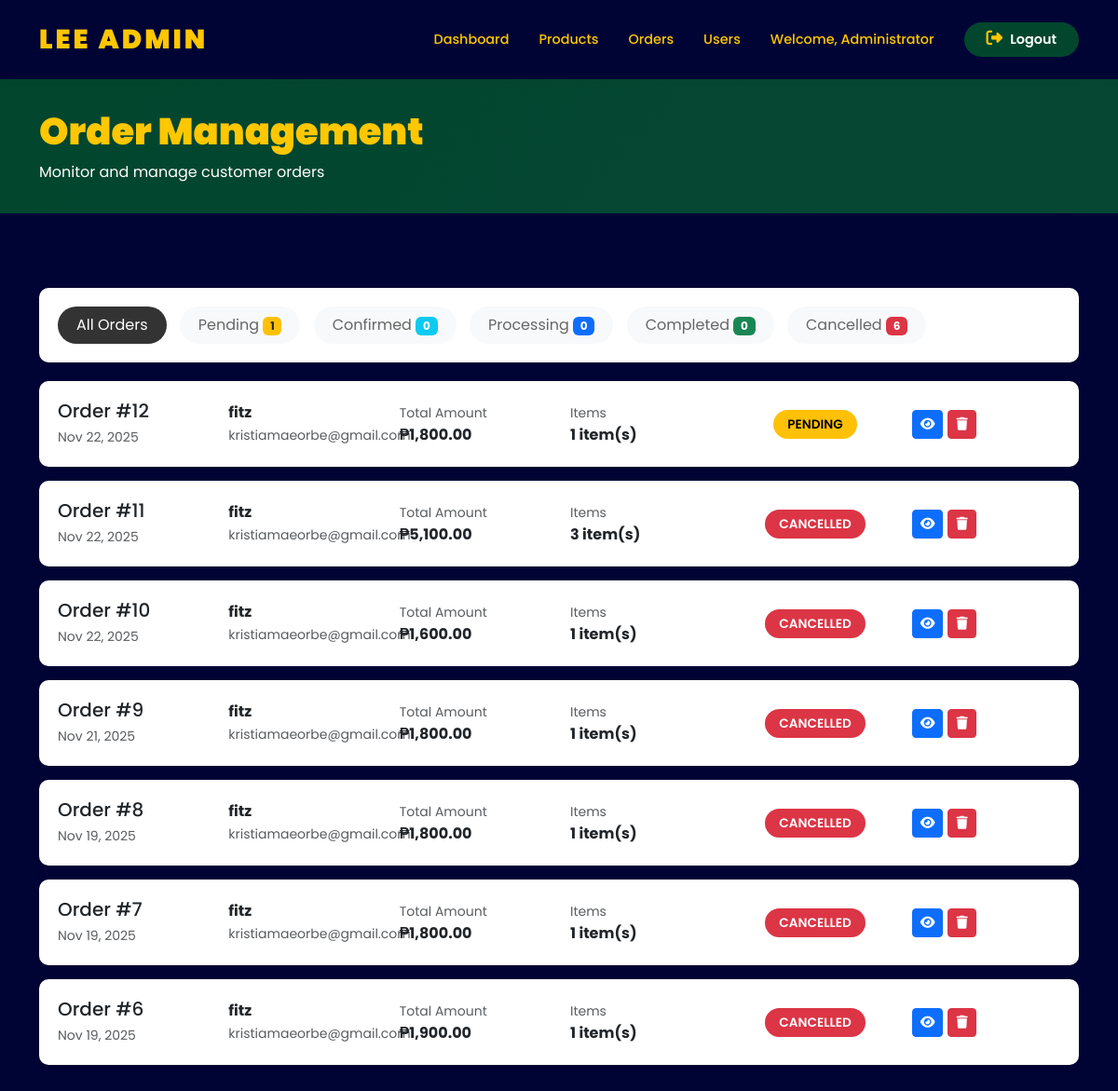
The app's page /admin/orders.php (signed in) with its own data.
### tables this page shows
CREATE TABLE `orders` (
  `id` int(11) NOT NULL,
  `user_id` int(11) NOT NULL,
  `total_amount` decimal(10,2) NOT NULL,
  `status` enum('pending','confirmed','processing','completed','cancelled') DEFAULT 'pending',
  `shipping_address` text NOT NULL,
  `payment_method` varchar(50) NOT NULL,
  `gcash_screenshot` varchar(255) DEFAULT NULL,
  `created_at` timestamp NOT NULL DEFAULT current_timestamp(),
  `updated_at` timestamp NOT NULL DEFAULT current_timestamp() ON UPDATE current_timestamp()
);

CREATE TABLE `users` (
  `id` int(11) NOT NULL,
  `username` varchar(50) NOT NULL,
  `email` varchar(100) NOT NULL,
  `password` varchar(255) NOT NULL,
  `full_name` varchar(100) NOT NULL,
  `role` enum('admin','user') DEFAULT 'user',
  `created_at` timestamp NOT NULL DEFAULT current_timestamp(),
  `updated_at` timestamp NOT NULL DEFAULT current_timestamp() ON UPDATE current_timestamp()
);

### config/database.php (called while the page is built, shortened)
<?php
function formatPrice($price) {
    return '₱' . number_format($price, 2);
}
?>

### admin/orders.php (the view, shortened to what this page needs)
<?php
require_once '../config/database.php';
$status_filter = isset($_GET['status']) ? $_GET['status'] : 'all';
$where_clause = $status_filter !== 'all' ? "WHERE o.status = ?" : "";
$orders_query = "SELECT o.*, u.username, u.full_name, u.email,
                 COUNT(oi.id) as item_count
                 FROM orders o
                 JOIN users u ON o.user_id = u.id
                 LEFT JOIN order_items oi ON o.id = oi.order_id
                 $where_clause
                 GROUP BY o.id
                 ORDER BY o.created_at DESC";
$stmt = $conn->prepare($orders_query);
$stmt->execute();
$orders = $stmt->get_result();
$pending_count = $conn->query("SELECT COUNT(*) as count FROM orders WHERE status = 'pending'")->fetch_assoc()['count'];
$confirmed_count = $conn->query("SELECT COUNT(*) as count FROM orders WHERE status = 'confirmed'")->fetch_assoc()['count'];
$processing_count = $conn->query("SELECT COUNT(*) as count FROM orders WHERE status = 'processing'")->fetch_assoc()['count'];
$completed_count = $conn->query("SELECT COUNT(*) as count FROM orders WHERE status = 'completed'")->fetch_assoc()['count'];
$cancelled_count = $conn->query("SELECT COUNT(*) as count FROM orders WHERE status = 'cancelled'")->fetch_assoc()['count'];
?>
<!DOCTYPE html>
<html lang="en">
<head>
    <link href="https://cdn.jsdelivr.net/npm/bootstrap@5.3.0/dist/css/bootstrap.min.css" rel="stylesheet">
    <link rel="stylesheet" href="https://cdnjs.cloudflare.com/ajax/libs/font-awesome/6.4.0/css/all.min.css">
    <link rel="stylesheet" href="../css/style.css">
</head>
<body>
    <nav class="navbar navbar-expand-lg navbar-dark sticky-top">
        <div class="container">
            <a class="navbar-brand" href="index.php">LEE ADMIN</a>
            <div class="collapse navbar-collapse" id="navbarNav">
                <ul class="navbar-nav ms-auto">
                    <li class="nav-item"><a class="nav-link" href="index.php">Dashboard</a></li>
                    <li class="nav-item"><a class="nav-link" href="products.php">Products</a></li>
                    <li class="nav-item"><a class="nav-link active" href="orders.php">Orders</a></li>
                    <li class="nav-item"><a class="nav-link" href="users.php">Users</a></li>
                    <li class="nav-item">
                        <span class="nav-link">Welcome, <?php echo htmlspecialchars($_SESSION['full_name']); ?></span>
                    </li>
                </ul>
                <a href="../includes/logout.php" class="btn btn-logout ms-3">
                    <i class="fas fa-sign-out-alt me-2"></i>Logout
                </a>
            </div>
        </div>
    </nav>
    <div class="admin-header">
        <div class="container">
            <h1 class="admin-title">Order Management</h1>
            <p class="mb-0">Monitor and manage customer orders</p>
        </div>
    </div>
    <div class="container py-5">
        <div class="filter-tabs">
            <a href="?status=all" class="filter-tab <?php echo $status_filter === 'all' ? 'active' : ''; ?>">
                All Orders
            </a>
            <a href="?status=pending" class="filter-tab <?php echo $status_filter === 'pending' ? 'active' : ''; ?>">
                Pending <span class="badge bg-warning text-dark"><?php echo $pending_count; ?></span>
            </a>
            <a href="?status=confirmed" class="filter-tab <?php echo $status_filter === 'confirmed' ? 'active' : ''; ?>">
                Confirmed <span class="badge bg-info"><?php echo $confirmed_count; ?></span>
            </a>
            <a href="?status=processing" class="filter-tab <?php echo $status_filter === 'processing' ? 'active' : ''; ?>">
                Processing <span class="badge bg-primary"><?php echo $processing_count; ?></span>
            </a>
            <a href="?status=completed" class="filter-tab <?php echo $status_filter === 'completed' ? 'active' : ''; ?>">
                Completed <span class="badge bg-success"><?php echo $completed_count; ?></span>
            </a>
            <a href="?status=cancelled" class="filter-tab <?php echo $status_filter === 'cancelled' ? 'active' : ''; ?>">
                Cancelled <span class="badge bg-danger"><?php echo $cancelled_count; ?></span>
            </a>
        </div>
        <?php if ($orders->num_rows > 0): ?>
            <?php while ($order = $orders->fetch_assoc()): ?>
                <div class="order-card">
                    <div class="row align-items-center">
                        <div class="col-md-2">
                            <h5 class="mb-1">Order #<?php echo $order['id']; ?></h5>
                            <small class="text-muted">
                                <?php echo date('M d, Y', strtotime($order['created_at'])); ?>
                            </small>
                        </div>
                        <div class="col-md-2">
                            <strong><?php echo htmlspecialchars($order['full_name']); ?></strong><br>
                            <small class="text-muted"><?php echo htmlspecialchars($order['email']); ?></small>
                        </div>
                        <div class="col-md-2">
                            <small class="text-muted">Total Amount</small><br>
                            <strong><?php echo formatPrice($order['total_amount']); ?></strong>
                        </div>
                        <div class="col-md-2">
                            <small class="text-muted">Items</small><br>
                            <strong><?php echo $order['item_count']; ?> item(s)</strong>
                        </div>
                        <div class="col-md-2 text-center">
                            <span class="status-badge status-<?php echo $order['status']; ?>">
                                <?php echo ucfirst($order['status']); ?>
                            </span>
                        </div>
                        <div class="col-md-2 text-end">
                            <div class="action-buttons">
                                <a href="view_order.php?id=<?php echo $order['id']; ?>"
                                   class="btn btn-sm btn-primary"
                                   title="View Details">
                                    <i class="fas fa-eye"></i>
                                </a>
                                <a href="delete_order.php?id=<?php echo $order['id']; ?>"
                                   class="btn btn-sm btn-danger"
                                   title="Delete Order"
                                   onclick="return confirm('Are you sure you want to delete Order #<?php echo $order['id']; ?>? This action cannot be undone. Stock will be restored if order was completed/processing.')">
                                    <i class="fas fa-trash"></i>
                                </a>
                            </div>
                        </div>
                    </div>
                </div>
            <?php endwhile; ?>
        <?php endif; ?>
    </div>
</body>
</html>

### css/style.css (style rules this page uses)
* { margin: 0; padding: 0; box-sizing: border-box; }
body { font-family: 'Poppins', sans-serif; background-color: #000435; }
.navbar { background-color: #000435; box-shadow: 0 2px 10px rgba(0,0,0,0.05); padding: 1rem 0; }
.navbar-brand { font-weight: 900; color: #FEC700 !important; font-size: 1.8rem; letter-spacing: 3px; }
.nav-link { font-weight: 500; color: #FEC700 !important; margin: 0 0.5rem; transition: color 0.3s; font-size: 0.9rem; }
.navbar .fas { color: #FEC700; cursor: pointer; transition: color 0.3s; font-size: 1.1rem; }
.btn-logout { background: #FEC700; border: none; color: #000435; font-weight: 600; padding: 0.5rem 1.5rem; border-radius: 25px; transition: all 0.3s; font-size: 0.9rem; }
.btn-logout { background: #02462E; color: white; }
.btn-logout i { color: white; }
.admin-header { background: linear-gradient(135deg, #02462E 0%, #064734 100%); padding: 2rem 0; color: white; margin-bottom: 2rem; }
.admin-title { font-size: 2.5rem; font-weight: 900; color: #FEC700; }

### admin/orders.php (style rules this page uses)
.filter-tabs { background: white; padding: 15px; border-radius: 10px; margin-bottom: 20px; box-shadow: 0 2px 8px rgba(0,0,0,0.1); }
.filter-tab { display: inline-block; padding: 8px 20px; margin: 5px; border-radius: 20px; text-decoration: none; color: #666; background: #f8f9fa; transition: all 0.3s; }
.filter-tab.active { background: #333; color: white; }
.order-card { background: white; padding: 20px; border-radius: 10px; margin-bottom: 15px; box-shadow: 0 2px 8px rgba(0,0,0,0.1); transition: transform 0.2s; }
.status-badge { padding: 6px 15px; border-radius: 20px; font-size: 0.85rem; font-weight: 600; text-transform: uppercase; }
.status-pending { background: #ffc107; color: #000; }
.status-cancelled { background: #dc3545; color: white; }
.action-buttons { display: flex; gap: 5px; }

### records on screen
orders: id "12", created_at "Nov 22, 2025", user.full_name "fitz", user.email "kristiamaeorbe@gmail.com", total_amount "₱1,800.00", item_count "1", status "PENDING"
orders: id "11", created_at "Nov 22, 2025", user.full_name "fitz", user.email "kristiamaeorbe@gmail.com", total_amount "₱5,100.00", item_count "3", status "CANCELLED"
orders: id "10", created_at "Nov 22, 2025", user.full_name "fitz", user.email "kristiamaeorbe@gmail.com", total_amount "₱1,600.00", item_count "1", status "CANCELLED"
orders: id "9", created_at "Nov 21, 2025", user.full_name "fitz", user.email "kristiamaeorbe@gmail.com", total_amount "₱1,800.00", item_count "1", status "CANCELLED"
orders: id "8", created_at "Nov 19, 2025", user.full_name "fitz", user.email "kristiamaeorbe@gmail.com", total_amount "₱1,800.00", item_count "1", status "CANCELLED"
orders: id "7", created_at "Nov 19, 2025", user.full_name "fitz", user.email "kristiamaeorbe@gmail.com", total_amount "₱1,800.00", item_count "1", status "CANCELLED"
orders: id "6", created_at "Nov 19, 2025", user.full_name "fitz", user.email "kristiamaeorbe@gmail.com", total_amount "₱1,900.00", item_count "1", status "CANCELLED"

### other values on screen
$_SESSION['full_name'] "Administrator"
$pending_count "1"
$confirmed_count "0"
$processing_count "0"
$completed_count "0"
$cancelled_count "6"
